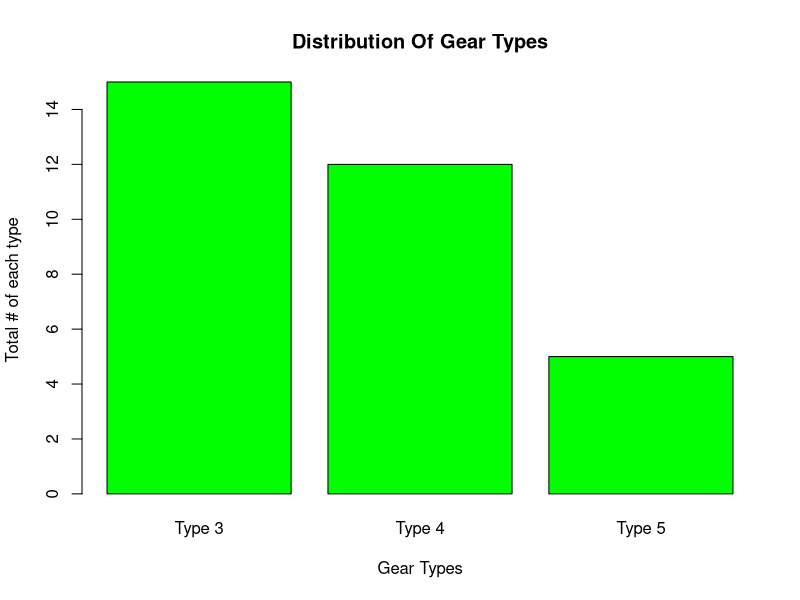

Write R code to recreate this figure.
data(mtcars)
head(mtcars)
gearType<-table(mtcars$gear)
View(gearType)
#vector of names appearing under each bar
xVal<-c("Type 3", "Type 4","Type 5")
# Plot the bar chart 
barplot(gearType,names.arg=xVal,xlab="Gear Types",ylab="Total # of each type",col="green",
        main="Distribution Of Gear Types",border="black")